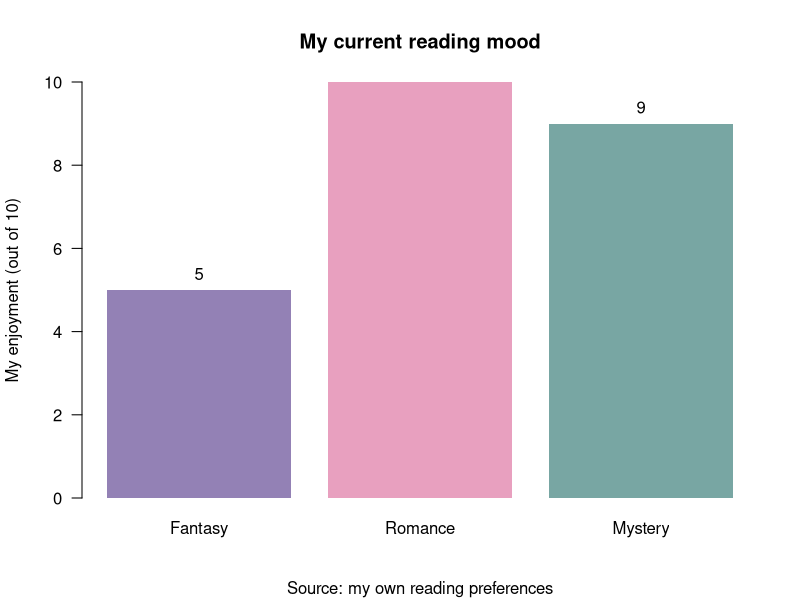

Source code (R):
## ---- chunk 1
#| echo: false
#| fig-alt: "Personal enjoyment ratings: fantasy nine, romance eight, and mystery seven out of ten."

reading_ratings <- c(
  "Fantasy" = 5,
  "Romance" = 10,
  "Mystery" = 9
)

bar_positions <- barplot(
  reading_ratings,
  col = c("#9381B5", "#E8A0BF", "#78A6A3"),
  ylim = c(0, 10),
  ylab = "My enjoyment (out of 10)",
  main = "My current reading mood",
  sub = "Source: my own reading preferences",
  las = 1,
  border = NA
)

text(
  x = bar_positions,
  y = reading_ratings,
  labels = reading_ratings,
  pos = 3
)
